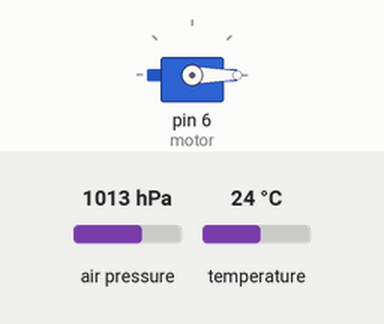
Simulated run of this sketch. Board: Arduino Uno, built with avr-gcc and run on an emulated ATmega328P. On the bench: servo. Inputs (shaded band) come from the test bench; at power-on: air pressure 1013 hPa, temperature 24 °C. No radio packets arrive unless stated.

Above: at 1.2 s.
1.3 s: air pressure set to 1015 hPa
At 3.4 s:
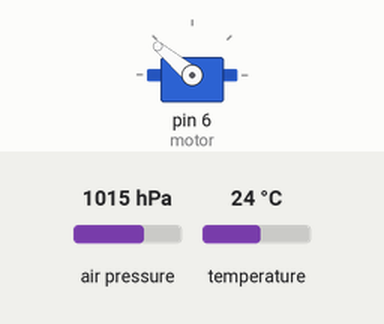
Timing chart, 0 to 4.9 s (numbered marks = the images above; inputs shaded):
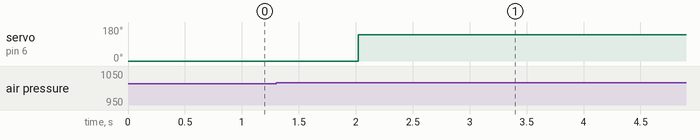

The sketch:

Arduino_rocket.ino
```cpp
//Librerias para el sensor BMP280
#include <Wire.h>
#include <Adafruit_Sensor.h>
#include <Adafruit_BMP280.h>
//Librerias para el modulo NRF24L01
#include <SPI.h>
#include <nRF24L01.h>
#include <printf.h>
#include <RF24.h>
#include <RF24_config.h>
#include <Servo.h>


Adafruit_BMP280 bmp;
const int CE=9;       //le asignamos el valor del pin 9 a CE
const int CSN=10;    //Le asignamos el valor del pin 10 a CSN
RF24 radio(CE, CSN);   //establecemos los canales que asignamos arriba
const uint64_t canal[2] = {0xE8E8F0E1LL,0xE8E8F0E2LL};   //canales para la comunicacion entre los modulos NRF24L01
float presion, temperatura, p0, lectura_datos[3], altitud;   /*Declaramos como flotantes, presion, temperatura, p0
                                                              y una lista con 4 espacios: 0, 1, 2, 3.*/
float c = 0;
int d = 0;
Servo motor;

void setup() {
 radio.begin();   //iniciamos la función radio para que empiece a transmitir informacion el modulo NRF24L01
 bmp.begin();   //iniciamos la funcion de lectura para el sensor BMP280
 radio.setRetries(5,10);   //Establecemos; (numero de intentos de comunicacion, tiempo en ms que dura el intento)
 radio.openWritingPipe(canal[0]);   //Declaramos el canal 0 como canal de ESCRITURA para el modulo NRF24L01 (HABLAR)
 radio.openReadingPipe(1,canal[1]);  //Declaramos el cnaal 1 como canal de LECTURA para el modulo NRF24L01  (ESCUCHAR)
 radio.setPALevel(RF24_PA_MAX);   //Establecemos el nivel maximo en la potencia del modulo NRF24L01
 p0 =(bmp.readPressure()/100)+189;  //Establecemos un valor inicial apra la presión
 motor.attach(6);
 motor.write(0);
}

void loop() {
  //EMISOR
  temperatura = bmp.readTemperature();   // Establecemos la lectura de la temperatura en el loop
  presion = (bmp.readPressure()/100)+189;  // Establecemos la lectura de la presión en el loop
  altitud = (bmp.readAltitude(p0))+69;   //Establecemos el calculo de la altitud
  lectura_datos[0]=temperatura;  // Almacenamos la lectura de la temperatura en el espacio 0 de lectura_datos
  lectura_datos[1]=presion;   //Almacenamos la lectura de la presión en el espacio 1 de lectura_datos
  lectura_datos[2]=altitud;   //Almacenamos el calculo de la altitud en el espacio 2 de lectura_datos
  radio.write(&lectura_datos, sizeof(lectura_datos));   //Enviamos lectura_datos a travez del modulo NRF24L01

  if (altitud > c){
    c = altitud;
  }
  d = c - altitud;
  if (d > 5){
    motor.write(140);
  }


  delay(1000);   //Rtrasamos el loop 1 segundo


}
```

Measured:
- the behaviour switches between 1013 and 1014 hPa on air pressure (found by bisection; images 0 and 1)
- after the input at 1.3 s, servo on pin 6 (motor): 0° → 140° after 0.72 s
